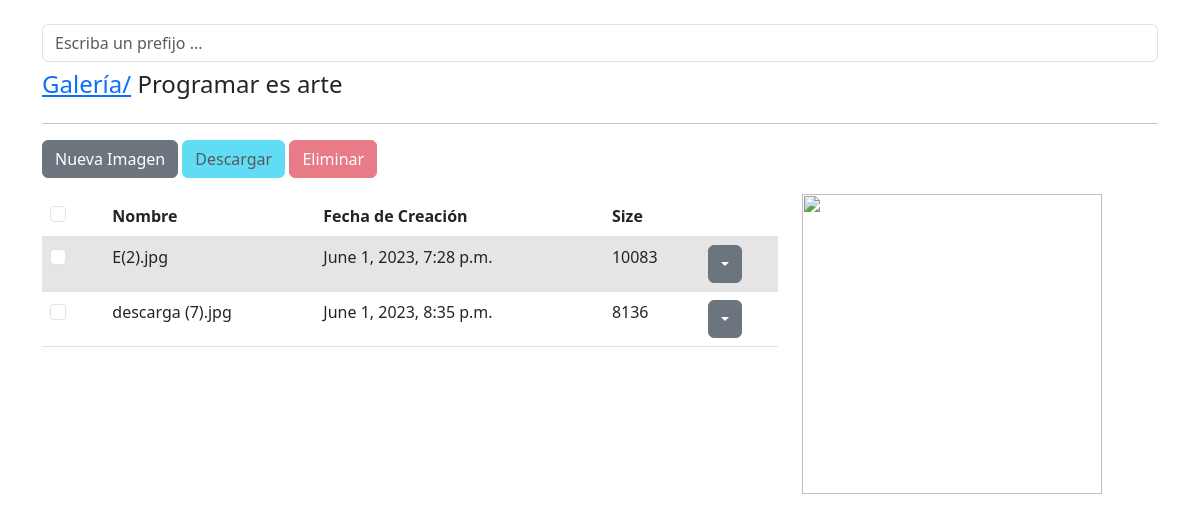
The app's page /albums/3/detail, older data.
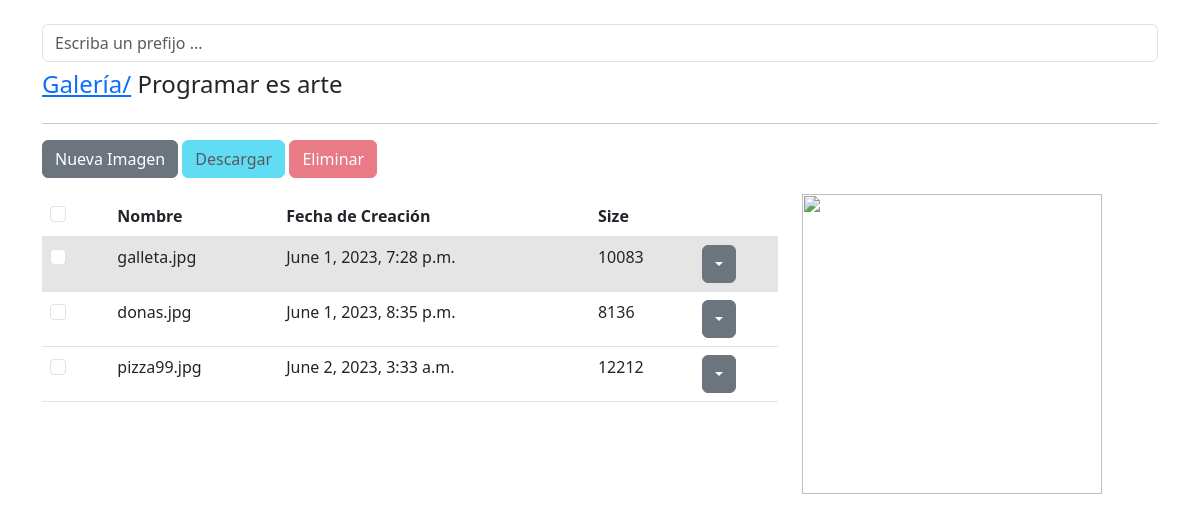
The same page, newer data.
### images/models.py (models this page shows, shortened)
class Image(models.Model):
    key = models.CharField(max_length=100, null=False, blank=False)
    bucket = models.CharField(max_length=100, null=False, blank=False)
    name = models.CharField(max_length=50, null=False, blank=False)
    content_type = models.CharField(max_length=20, null=False, blank=False)
    size = models.IntegerField()
    album = models.ForeignKey(Album, on_delete=models.CASCADE)
    created_at = models.DateTimeField(auto_now_add=True)
    objects = ImageManager()
    @property
    def url(self):
        return f"https://{self.bucket}.s3.amazonaws.com/{self.key}"
    @property
    def title(self):
        return self.name.split('.')[0]

### albums/views.py (the view)
# urls.py: path('<int:pk>/detail', AlbumDetailView.as_view() , name='detail'),
class AlbumDetailView(DetailView):
    model = Album
    template_name = 'albums/detail.html'
    def get_context_data(self,*args, **kwargs) :
        context =  super().get_context_data(*args,**kwargs)
        context['title'] = self.get_object().title
        context['images'] = self.get_object().images
        context['form'] = UploadFileForm({
            'album_id': self.get_object().id
        })
        return context

### images/forms.py
class UploadFileForm(forms.Form):
    album_id = forms.CharField(required=True, widget=forms.HiddenInput())
    file = forms.FileField(required=True, label='Imagen',
                           widget=forms.FileInput(attrs={'accept':'image/*'}))
    def __init__(self, *args,**kwargs):
        super(UploadFileForm, self).__init__(*args,**kwargs)
        self.fields['file'].widget.attrs['class'] = 'form-control-file'

### albums/models.py (called while the page is built)
    def __str__(self) :
        return self.title

    @property
    def images(self):
        return self.image_set.all()

### albums/templates/albums/detail.html (shortened to what this page needs)
{% extends 'base/index.html' %}  {% block content %}
<div class="row mt-4">
    <div class="col">
        <form action="{% url 'images:search' %}" id="image-search">
            <input type="text" name="q" class="form-control" placeholder="Escriba un prefijo ... " id="">
        </form>
    </div>
</div>
<div class="row mt-2">
  <div class="col">
    <h4><a href="{% url 'albums:list' %}">Galería/</a> {{ object }}</h4>
  </div>
</div>
<hr />
<div class="row">
  <div class="col">
      <button
        type="button"
        class="btn btn-secondary"
        data-bs-toggle="modal"
        data-bs-target="#newImage"
      >
        Nueva Imagen
      </button>
      <a
        href="{% url 'images:download_many' %}"
        class="btn btn-info disabled"
        id="download-images"
      >
        Descargar
      </a>
      <a
        href="{% url 'images:delete_many' %}"
        class="btn btn-danger disabled"
        id="delete-images"
      >
        Eliminar
      </a>
</div>
</div>
<div class="row mt-3">
  <div class="col-8">
    <table class="table">
      <thead>
        <tr>
          <td><div class="form-check">
            <input type="checkbox" name="" class="form-check-input" id="check-all-images">
          </div></td>
          <th>Nombre</th>
          <th>Fecha de Creación</th>
          <th>Size</th>
          <th></th>
        </tr>
      </thead>
      <tbody id="table-images">
        {% for image in images %}
            {% include 'images/snippets/image.html' %}
        {% endfor %}
      </tbody>
    </table>
  </div>
  <div class="col-4">
    <img src="" alt="" width="300" height="300" id="image-preview" />
  </div>
</div>
{% endblock %}

### images/templates/images/snippets/image.html (shortened to what this page needs)
<tr class="row-image" image-id="{{ image.id }}" id="image-{{ image.id }}">
    <td><div class="form-check">
        <input type="checkbox" name="" class="form-check-input check-images" id="" image-id="{{ image.id }}">
      </div></td>
  <td>
    <div id="image-name-{{ image.id }}">{{ image.name }}</div>
  </td>
  <td>{{ image.created_at }}</td>
  <td>{{ image.size }}</td>
  <td>
    <div class="btn-group">
      <button
        type="button"
        class="btn btn-secondary dropdown-toggle"
        data-bs-toggle="dropdown"
      ></button>
    </div>
  </td>
</tr>

Row changes from the older to the newer data that the page shows:
changed Image: name "E(2).jpg" → "galleta.jpg"
changed Image: name "descarga (7).jpg" → "donas.jpg"
added Image: name "pizza99.jpg", created_at "June 2, 2023, 3:33 a.m.", size "12212"
